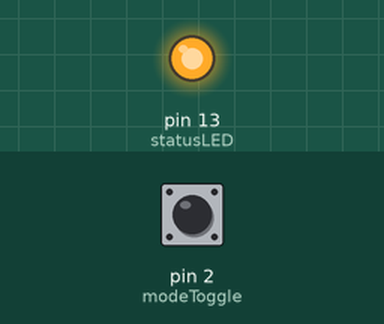
This sketch was run on a simulated Arduino Uno, built with avr-gcc and run on an emulated ATmega328P. On the bench: output pins drawn as LEDs (lit = HIGH). Inputs (shaded band) come from the test bench; at power-on: pin 2 (modeToggle) HIGH. What the sketch prints to the serial monitor is not drawn.

Above: at 1.8 s.
1.9 s: pin 2 (modeToggle) pulled LOW for 0.6 s
At 2.8 s:
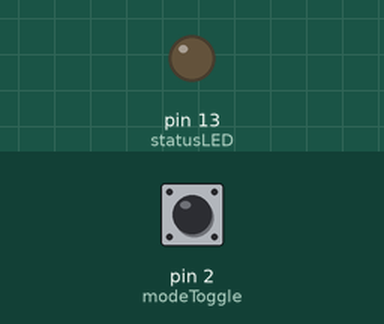
4.5 s: pin 2 (modeToggle) pulled LOW for 3.2 s
At 9.0 s:
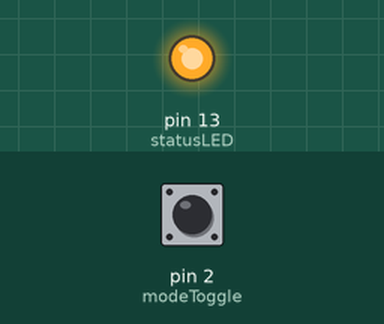
Timing chart, 0 to 10.5 s (numbered marks = the images above; inputs shaded):
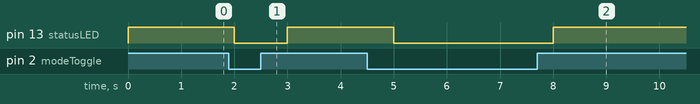

The sketch:

toggletest_ino.ino
```cpp
#include <Keypad.h>
#define PROGRAMMING 1 /* Programming mode */
#define DEBUGGING 1       /* Debug via Serial */
/* Copyright Hsiao-yu Chen  2012
   Arduino based keyboard controller.
*/

/* Mode toggle switch tester to ensure mode toggle is working. */
  /* when toggle switch is closed, LED should be off, indicating programming mode. */
  /* when toggle switch is open, LED should be on, indicating running mode. */

int modeToggle = 2;  /* pin for mode toggle switch, short to ground */
int statusLED = 13;  /* built in LED */

/* Setup a toggle to switch between
   programming and run mode. Avoids interference. */
void setup_mode_toggle() {
  /* Assign toggle pin and pull up */
  pinMode(modeToggle, INPUT);
  digitalWrite(modeToggle, HIGH);
  /* LED to indicate mode */
  pinMode(statusLED, OUTPUT);

  Serial.begin(9600);
}

void debugWriteState() {
  if (isRunState() == PROGRAMMING) {
    Serial.write(" programming ");
  } else {
    Serial.write(" running ");

  }
}

/* Check to see whether the toggle is on run state. */
bool isRunState() {
  return digitalRead(modeToggle);
}

void setup() {
  setup_mode_toggle();
}

void loop() {
  /* LED to indicate whether programming mode is on. */
  digitalWrite(statusLED, isRunState());
  /* TODO: optimize to use isRunState once */
  if (DEBUGGING) {
    debugWriteState();
  }
  delay(1000);
}
```

Measured:
- after the input at 1.9 s, pin 13 (statusLED): HIGH → LOW after 0.10 s, → HIGH 1.0 s later
- after the input at 4.5 s, pin 13 (statusLED): HIGH → LOW after 0.50 s, → HIGH 3.0 s later
